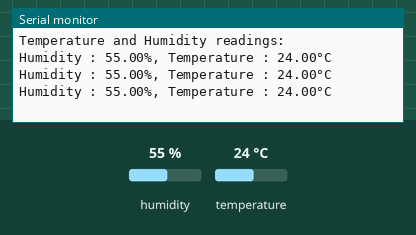
The sketch below on a simulated Arduino Uno, built with avr-gcc and run on an emulated ATmega328P. On the bench: the last lines printed to the serial monitor. Inputs (shaded band) come from the test bench; at power-on: humidity 55 %, temperature 24 °C.

Above: at 2.8 s.
2.9 s: humidity set to 22 %
At 5.5 s:
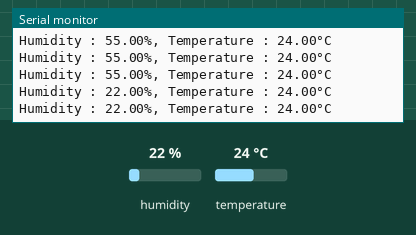
5.6 s: temperature set to 12 °C
At 7.4 s:
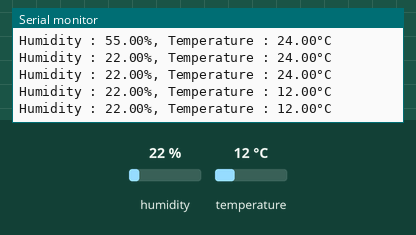
8.3 s: humidity set to 40 %
At 9.9 s:
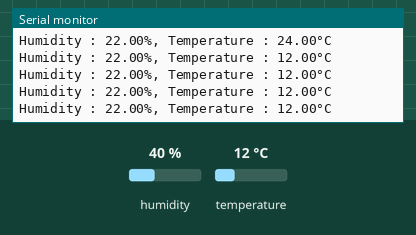
Timing chart, 0 to 11.4 s (numbered marks = the images above; inputs shaded):
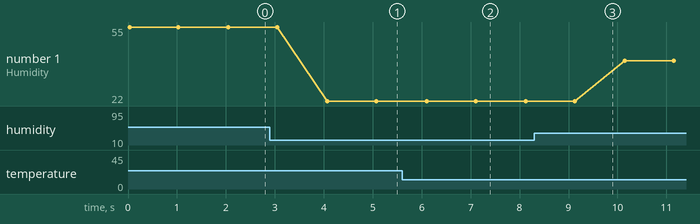

Measured:
- after the input at 2.9 s, the serial monitor: prints a new line after 1.2 s (image 1)
- after the input at 5.6 s, the serial monitor: prints a new line after 0.50 s (image 2)
- plotted number 1: 55 → 22 after the input at 2.9 s, 22 → 40 after the input at 8.3 s

The sketch:

1.1.7_dht.ino
```cpp
/**
* NAME: Ashwin K
* RNO: EE25B018
* DESC: DTH11 is used to measure the temperature and humidity of the room
*/

#include <Adafruit_GFX.h>
#include <DHT.h>

uint8_t dataPin = A0;

DHT dht(dataPin, DHT11);

double humidity, temp;

void setup() {
  // put your setup code here, to run once:

  pinMode(dataPin,INPUT);
  Serial.begin(9600);
  dht.begin();
  Serial.println("Temperature and Humidity readings:");
}

void loop()
{
  humidity = dht.readHumidity();
  temp = dht.readTemperature();

  if(isnan(humidity) || isnan(temp))
  {
    Serial.println("Reading Failed");
  }
  else
  {
    Serial.print("Humidity : ");
    Serial.print(humidity);
    Serial.print("%, Temperature : ");
    Serial.print(temp);
    Serial.println("°C");
  }

  delay(1000);

}
```
